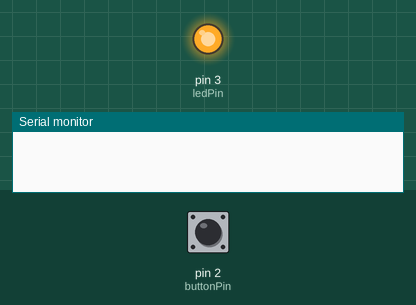
A sketch run on a simulated Arduino Uno, built with avr-gcc and run on an emulated ATmega328P. Parts: output pins drawn as LEDs (lit = HIGH), the last lines printed to the serial monitor. Dashed ring = blinking. The test bench sets the inputs (shaded band); at power-on: pin 2 (buttonPin) HIGH.

Above: at 1.2 s.
1.3 s: pin 2 (buttonPin) pulled LOW for 0.15 s
At 2.6 s:
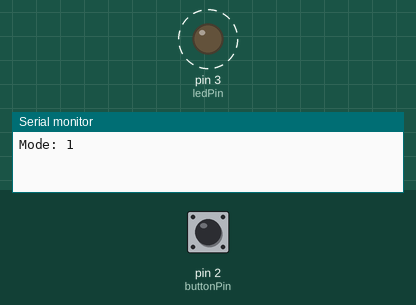
Timing chart, 0 to 10.4 s (numbered marks = the images above; inputs shaded):
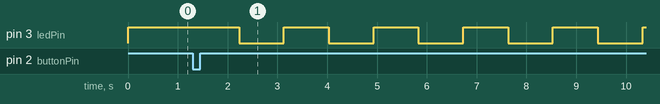

Measured:
- after the input at 1.3 s, pin 3 (ledPin): alternates HIGH for 0.90 s and LOW for 0.90 s, starting after 0.93 s

The sketch:

Homework_3-2_-_Coding_Practice.ino
```cpp
const byte buttonPin = 2;
const byte ledPin = 3;

const unsigned long DEBOUNCE_MS = 30;

const unsigned long intervals[] = {
  0, 900, 350, 120
};

byte mode = 0;

bool lastRawPressed = false;
bool stablePressed = false;
bool ledState = true;

unsigned long debounceTime = 0;
unsigned long lastBlinkTime = 0;

void checkButton(unsigned long now) {
  bool rawPressed = digitalRead(buttonPin) == LOW;

  if (rawPressed != lastRawPressed) {
    lastRawPressed = rawPressed;
    debounceTime = now;
  }

  if (now - debounceTime >= DEBOUNCE_MS &&
      rawPressed != stablePressed) {

    stablePressed = rawPressed;

    if (stablePressed) {
      mode = (mode + 1) % 4;

      ledState = true;
      lastBlinkTime = now;

      Serial.print("Mode: ");
      Serial.println(mode);
    }
  }
}

void updateLED(unsigned long now) {
  if (mode == 0) {
    ledState = true;
  } else if (now - lastBlinkTime >= intervals[mode]) {
    ledState = !ledState;
    lastBlinkTime = now;
  }

  digitalWrite(ledPin, ledState ? HIGH : LOW);
}

void setup() {
  pinMode(buttonPin, INPUT_PULLUP);
  pinMode(ledPin, OUTPUT);

  Serial.begin(9600);
  digitalWrite(ledPin, HIGH);
}

void loop() {
  unsigned long now = millis();

  checkButton(now);
  updateLED(now);
}
```
